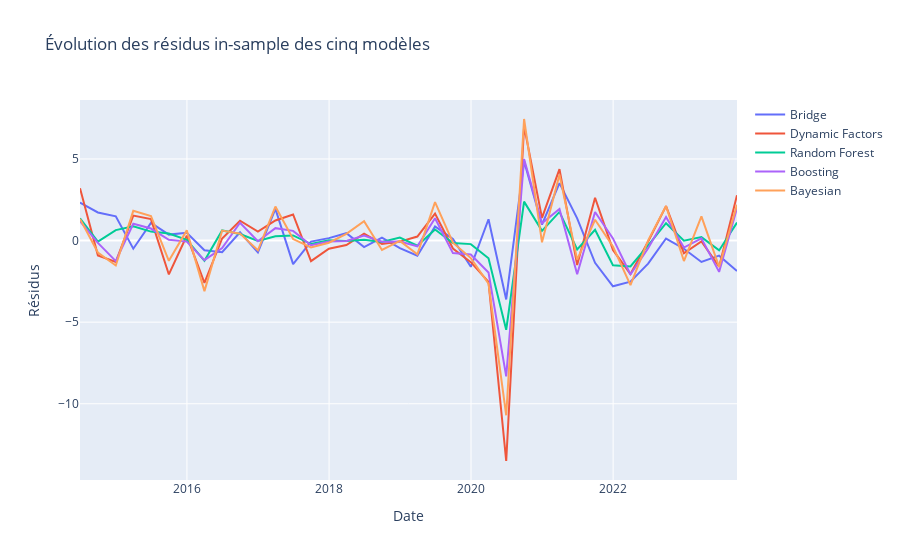

Here is the notebook cell this chart was saved with:
### Code cell
import plotly.graph_objects as go


# Dates correspondant à y_train
dates_train = y_train.index

# Résidus in-sample pour les cinq modèles
residuals_bridge_in = y_train - insample_pred_bridge
residuals_DFM_in = y_train - insample_predicted_DFM
residuals_RF_in = train_y - insample_RF
residuals_boosting_in = train_y - insample_XGB
residuals_bayesian_in = y_train - y_pred_in_sample

# Tracer les résidus in-sample
fig_in_residuals = go.Figure()

fig_in_residuals.add_trace(go.Scatter(x=dates_train, y=residuals_bridge_in, mode='lines', name='Bridge'))
fig_in_residuals.add_trace(go.Scatter(x=dates_train, y=residuals_DFM_in, mode='lines', name='Dynamic Factors'))
fig_in_residuals.add_trace(go.Scatter(x=dates_train, y=residuals_RF_in, mode='lines', name='Random Forest'))
fig_in_residuals.add_trace(go.Scatter(x=dates_train, y=residuals_boosting_in, mode='lines', name='Boosting'))
fig_in_residuals.add_trace(go.Scatter(x=dates_train, y=residuals_bayesian_in, mode='lines', name='Bayesian'))

fig_in_residuals.update_layout(title='Évolution des résidus in-sample des cinq modèles', 
                               xaxis_title='Date', yaxis_title='Résidus')
fig_in_residuals.write_image('residuals_insample_5models.png')
fig_in_residuals.show()
